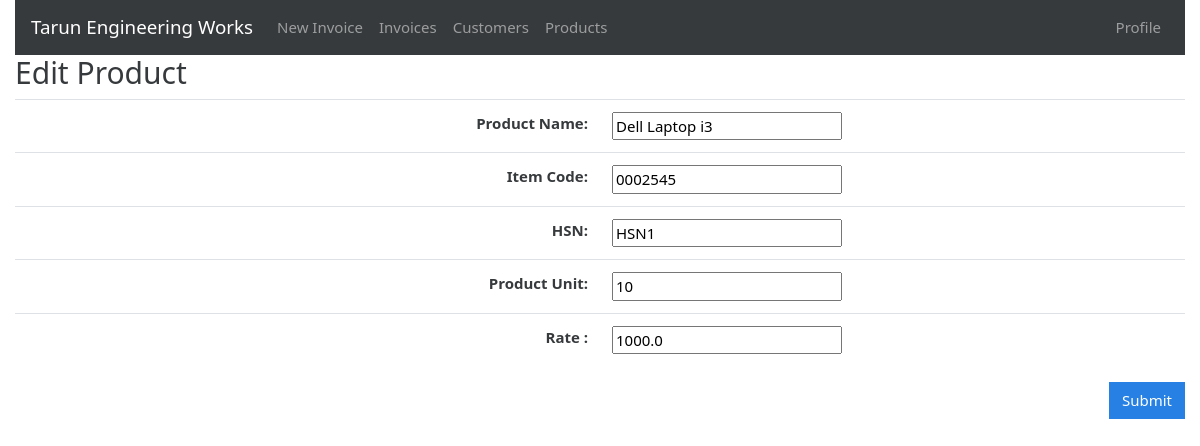
Page /products/edit/1 (signed in) on the earlier database version.
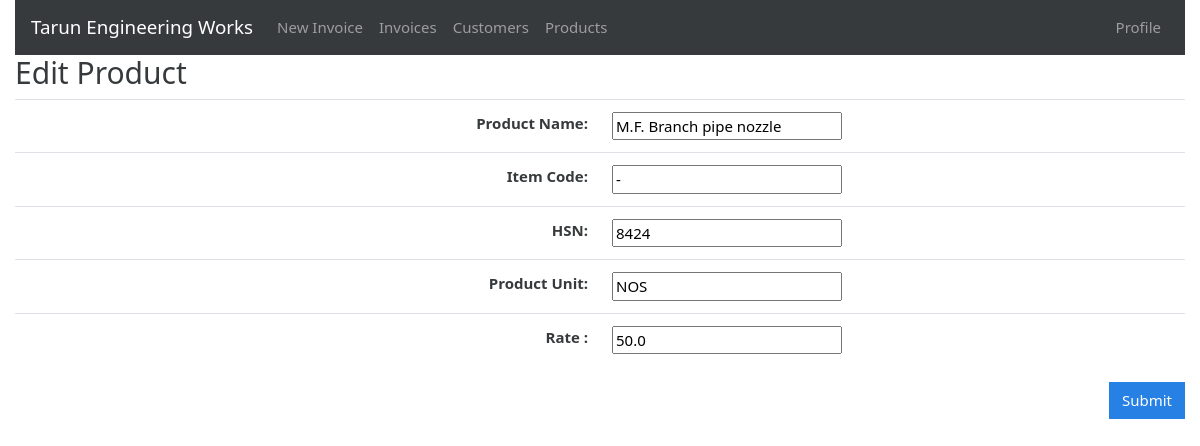
Same page on the later database version.
### gstbillingapp/models.py (models this page shows, shortened)
class Product(models.Model):
    item_code = models.CharField(max_length=200,null=True, default="-")
    product_name = models.CharField(max_length=200)
    product_hsn = models.CharField(max_length=50, null=True, blank=True)
    product_unit = models.CharField(max_length=50)
    product_rate = models.FloatField()

### gstbillingapp/views.py (the view)
# urls.py: path('products/edit/<int:product_id>', views.product_edit, name='product_edit'),
@login_required
def product_edit(request, product_id):
    product_obj = get_object_or_404(Product, id=product_id)
    if request.method == "POST":
        product_form = ProductForm(request.POST, instance=product_obj)
        if product_form.is_valid():
            new_product = product_form.save()
            return redirect('products')
    context = {}
    context['product_form'] = ProductForm(instance=product_obj)
    return render(request, 'gstbillingapp/product_edit.html', context)

### gstbillingapp/forms.py
class ProductForm(ModelForm):
     class Meta:
         model = Product
         fields = ['product_name','item_code', 'product_hsn', 'product_unit', 'product_rate']

### gstbillingapp/templates/gstbillingapp/product_edit.html (shortened to what this page needs)
{% extends "gstbillingapp/base.html" %}
{% load static %}
{% block content %}
<h2>Edit Product</h2>
<form method="POST">
	<table class="table">
		<tbody class="two-col-form">
			<tr>
				<th scope="row" class="text-right">Product Name:</th>
				<td class="form-input-td">{{product_form.product_name}}</td>
			</tr>
			<tr>
				<th scope="row" class="text-right">Item Code:</th>
				<td class="form-input-td">{{product_form.item_code}}</td>
			</tr>
			<tr>
				<th scope="row" class="text-right">HSN:</th>
				<td class="form-input-td">{{product_form.product_hsn}}</td>
			</tr>
			<tr>
				<th scope="row" class="text-right">Product Unit:</th>
				<td class="form-input-td">{{product_form.product_unit}}</td>
			</tr>
			<tr>
				<th scope="row" class="text-right">Rate :</th>
				<td class="form-input-td">{{product_form.product_rate}}</td>
			</tr>
		</tbody>
	</table>
	<input type="submit" class="btn btn-primary float-right" value="Submit">
</form>
{% endblock %}

Differences in the rows shown:
changed Product: product_name "Dell Laptop i3" → "M.F. Branch pipe nozzle"; item_code "0002545" → "-"; product_hsn "HSN1" → "8424"; product_unit "10" → "NOS"; product_rate "1000.0" → "50.0"
